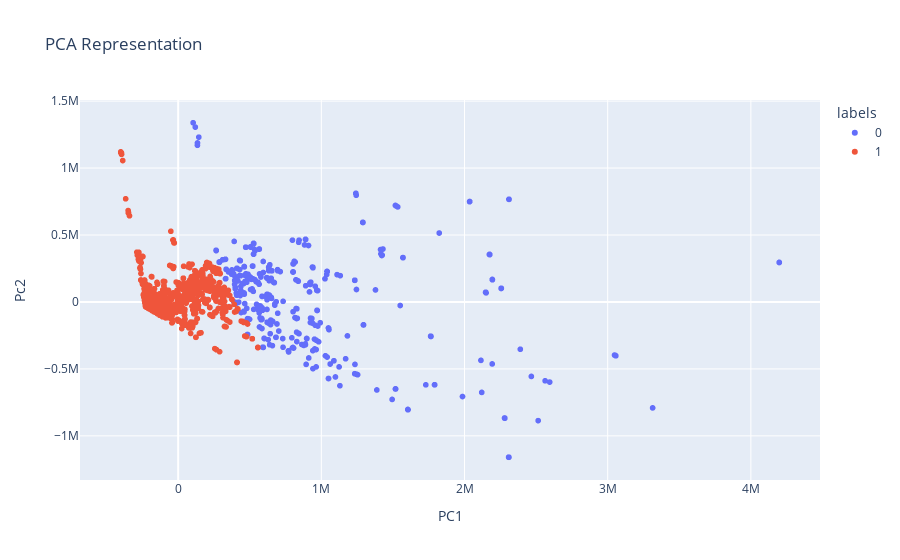
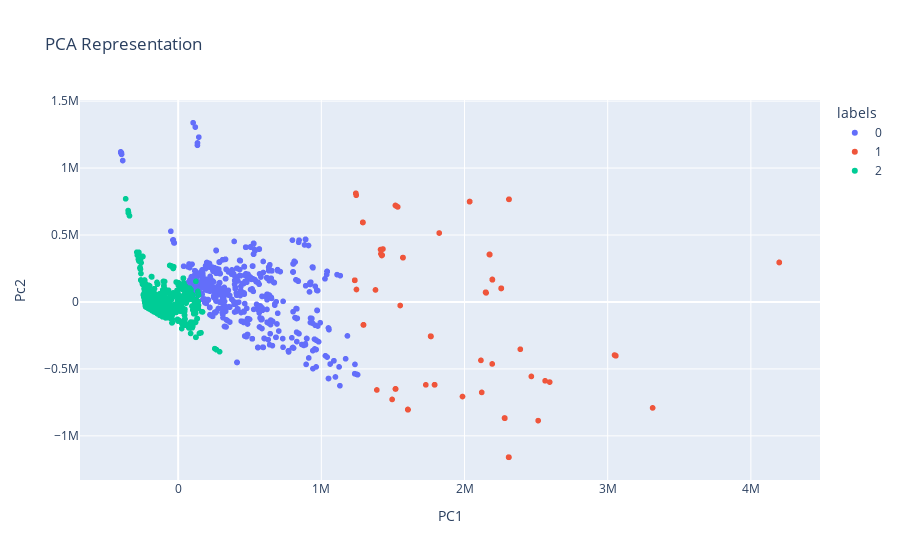
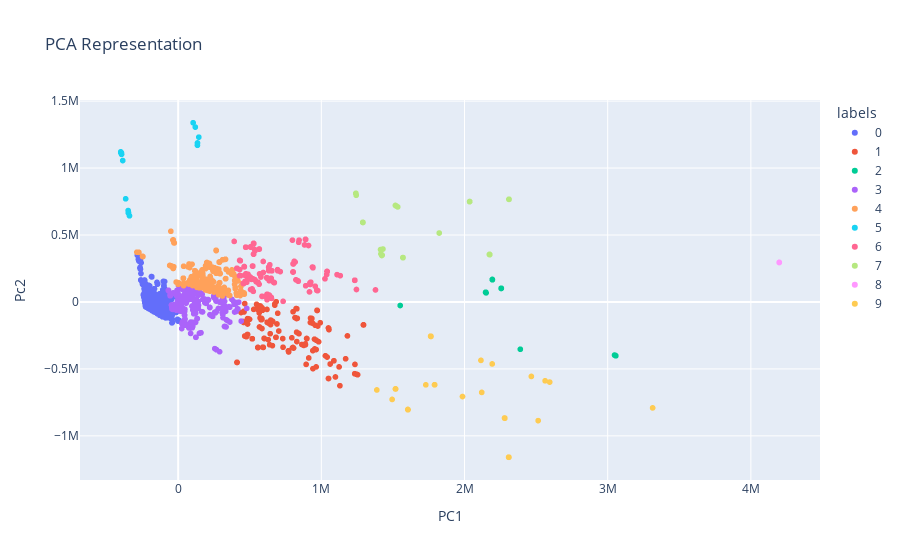

The notebook cell these images were saved under, in order:
### Markdown cell above
<div class="alert alert-block alert-warning">
<p><b>Warning:</b> If you have issues with your app launching during this project, try restarting your kernel and re-running the notebook from the beginning. Go to <b>Kernel</b> > <b>Restart Kernel and Clear All Outputs</b>.</p>
<p>If that doesn't work, close the browser window for your virtual machine, and then relaunch it from the "Overview" section of the WQU learning platform.</p> 
</div>

### Code cell
public_url = f"https://{os.environ['DW_CONTAINER_NAME']}-9000.{os.environ['DW_CONTAINER_HOST_NAME']}/"

app.run_server(host="0.0.0.0", port=9000, jupyter_server_url=public_url)

### Figure 1 — Plotly figure (JSON) as saved in the notebook; plotly's stock layout.template omitted (floating-point values rounded to 4 significant figures; data arrays with more than 128 entries replaced by an {"elided": "..."} marker saying what was removed)
{"data": [{"hovertemplate": "labels=0<br>PC1=%{x}<br>PC2=%{y}<extra></extra>", "legendgroup": "0", "marker": {"color": "#636efa", "symbol": "circle"}, "mode": "markers", "name": "0", "showlegend": true, "type": "scattergl", "x": {"elided": "549 float values"}, "xaxis": "x", "y": {"elided": "549 float values"}, "yaxis": "y"}, {"hovertemplate": "labels=1<br>PC1=%{x}<br>PC2=%{y}<extra></extra>", "legendgroup": "1", "marker": {"color": "#EF553B", "symbol": "circle"}, "mode": "markers", "name": "1", "showlegend": true, "type": "scattergl", "x": {"elided": "3869 float values"}, "xaxis": "x", "y": {"elided": "3869 float values"}, "yaxis": "y"}], "layout": {"legend": {"title": {"text": "labels"}, "tracegroupgap": 0}, "title": {"text": "PCA Representation"}, "xaxis": {"anchor": "y", "domain": [0, 1], "title": {"text": "PC1"}}, "yaxis": {"anchor": "x", "domain": [0, 1], "title": {"text": "Pc2"}}}}

### Figure 2 — Plotly figure (JSON) as saved in the notebook; plotly's stock layout.template omitted (floating-point values rounded to 4 significant figures; data arrays with more than 128 entries replaced by an {"elided": "..."} marker saying what was removed)
{"data": [{"hovertemplate": "labels=0<br>PC1=%{x}<br>PC2=%{y}<extra></extra>", "legendgroup": "0", "marker": {"color": "#636efa", "symbol": "circle"}, "mode": "markers", "name": "0", "showlegend": true, "type": "scattergl", "x": {"elided": "813 float values"}, "xaxis": "x", "y": {"elided": "813 float values"}, "yaxis": "y"}, {"hovertemplate": "labels=1<br>PC1=%{x}<br>PC2=%{y}<extra></extra>", "legendgroup": "1", "marker": {"color": "#EF553B", "symbol": "circle"}, "mode": "markers", "name": "1", "showlegend": true, "type": "scattergl", "x": [2036000.0, 2036000.0, 2036000.0, 2036000.0, 1294000.0, 1570000.0, 1570000.0, 1570000.0, 1570000.0, 2147000.0, 2149000.0, 2148000.0, 2151000.0, 2149000.0, 2036000.0, 3053000.0, 1294000.0, 1791000.0, 3050000.0, 2174000.0, 1245000.0, 1551000.0, 1570000.0, 1378000.0, 2256000.0, 2257000.0, 2175000.0, 2256000.0, 2256000.0, 1289000.0, 1289000.0, 1289000.0, 1289000.0, 1291000.0, 2390000.0, 2256000.0, 3048000.0, 2174000.0, 2176000.0, 1791000.0, 1791000.0, 1294000.0, 1791000.0, 1791000.0, 3057000.0, 3054000.0, 2176000.0, 1533000.0, 1517000.0, 1823000.0, 1525000.0, 2120000.0, 2514000.0, 1986000.0, 1730000.0, 1523000.0, 1294000.0, 1294000.0, 1518000.0, 1518000.0, 1413000.0, 2308000.0, 1518000.0, 1518000.0, 3314000.0, 1518000.0, 1425000.0, 2280000.0, 2281000.0, 2280000.0, 2282000.0, 2308000.0, 2280000.0, 1430000.0, 1422000.0, 1242000.0, 1241000.0, 4198000.0, 4198000.0, 1233000.0, 1233000.0, 1233000.0, 1233000.0, 1241000.0, 1233000.0, 4198000.0, 2310000.0, 2308000.0, 2310000.0, 1243000.0, 1241000.0, 4198000.0, 4198000.0, 1416000.0, 2311000.0, 1606000.0, 1388000.0, 2467000.0, 2595000.0, 2311000.0, 2311000.0, 2115000.0, 2311000.0, 2311000.0, 2195000.0, 1765000.0, 2194000.0, 2195000.0, 2195000.0, 1766000.0, 1765000.0, 1763000.0, 1764000.0, 2194000.0, 2563000.0, 2193000.0, 1604000.0, 1604000.0, 1494000.0], "xaxis": "x", "y": [749700.0, 749700.0, 749700.0, 749700.0, -171000.0, 331100.0, 331100.0, 331100.0, 331100.0, 71720.0, 71810.0, 72450.0, 67950.0, 71810.0, 749700.0, -399200.0, -171000.0, -618300.0, -398100.0, 354600.0, 93250.0, -26400.0, 331100.0, 89830.0, 101400.0, 102100.0, 354700.0, 101400.0, 101400.0, 594300.0, 594300.0, 594300.0, 594300.0, 593800.0, -353000.0, 101400.0, -396400.0, 354900.0, 355300.0, -618300.0, -618300.0, -171000.0, -618300.0, -618300.0, -402100.0, -400000.0, 353400.0, 709900.0, 720800.0, 514900.0, 715700.0, -675300.0, -886200.0, -706200.0, -618900.0, 717200.0, -171000.0, -171000.0, -649400.0, -649400.0, 391300.0, -1159000.0, -649400.0, -649400.0, -791000.0, -649400.0, 349700.0, -866800.0, -868400.0, -866800.0, -867700.0, -1159000.0, -866600.0, 395300.0, 347100.0, 807300.0, 811000.0, 295000.0, 295000.0, 161900.0, 161900.0, 161900.0, 161900.0, 811000.0, 161900.0, 295000.0, -1160000.0, -1159000.0, -1160000.0, 797000.0, 811100.0, 295000.0, 295000.0, 358900.0, 766600.0, -804500.0, -657100.0, -556100.0, -598400.0, 766600.0, 766600.0, -436100.0, 766600.0, 766600.0, 165900.0, -257000.0, 168300.0, 165900.0, 166400.0, -257500.0, -257200.0, -255100.0, -256700.0, 167800.0, -588800.0, -462800.0, -805200.0, -802700.0, -727900.0], "yaxis": "y"}, {"hovertemplate": "labels=2<br>PC1=%{x}<br>PC2=%{y}<extra></extra>", "legendgroup": "2", "marker": {"color": "#00cc96", "symbol": "circle"}, "mode": "markers", "name": "2", "showlegend": true, "type": "scattergl", "x": {"elided": "3486 float values"}, "xaxis": "x", "y": {"elided": "3486 float values"}, "yaxis": "y"}], "layout": {"legend": {"title": {"text": "labels"}, "tracegroupgap": 0}, "title": {"text": "PCA Representation"}, "xaxis": {"anchor": "y", "domain": [0, 1], "title": {"text": "PC1"}}, "yaxis": {"anchor": "x", "domain": [0, 1], "title": {"text": "Pc2"}}}}

### Figure 3 — Plotly figure (JSON) as saved in the notebook; plotly's stock layout.template omitted (floating-point values rounded to 4 significant figures; data arrays with more than 128 entries replaced by an {"elided": "..."} marker saying what was removed)
{"data": [{"hovertemplate": "labels=0<br>PC1=%{x}<br>PC2=%{y}<extra></extra>", "legendgroup": "0", "marker": {"color": "#636efa", "symbol": "circle"}, "mode": "markers", "name": "0", "showlegend": true, "type": "scattergl", "x": {"elided": "3112 float values"}, "xaxis": "x", "y": {"elided": "3112 float values"}, "yaxis": "y"}, {"hovertemplate": "labels=1<br>PC1=%{x}<br>PC2=%{y}<extra></extra>", "legendgroup": "1", "marker": {"color": "#EF553B", "symbol": "circle"}, "mode": "markers", "name": "1", "showlegend": true, "type": "scattergl", "x": {"elided": "188 float values"}, "xaxis": "x", "y": {"elided": "188 float values"}, "yaxis": "y"}, {"hovertemplate": "labels=2<br>PC1=%{x}<br>PC2=%{y}<extra></extra>", "legendgroup": "2", "marker": {"color": "#00cc96", "symbol": "circle"}, "mode": "markers", "name": "2", "showlegend": true, "type": "scattergl", "x": [2390000.0, 2195000.0, 2194000.0, 2256000.0, 2256000.0, 2256000.0, 2195000.0, 3053000.0, 3048000.0, 3050000.0, 3054000.0, 3057000.0, 2256000.0, 2257000.0, 2194000.0, 2149000.0, 2147000.0, 1551000.0, 2151000.0, 2148000.0, 2195000.0, 2149000.0], "xaxis": "x", "y": [-353000.0, 165900.0, 168300.0, 101400.0, 101400.0, 101400.0, 165900.0, -399200.0, -396400.0, -398100.0, -400000.0, -402100.0, 101400.0, 102100.0, 167800.0, 71810.0, 71720.0, -26400.0, 67950.0, 72450.0, 166400.0, 71810.0], "yaxis": "y"}, {"hovertemplate": "labels=3<br>PC1=%{x}<br>PC2=%{y}<extra></extra>", "legendgroup": "3", "marker": {"color": "#ab63fa", "symbol": "circle"}, "mode": "markers", "name": "3", "showlegend": true, "type": "scattergl", "x": {"elided": "469 float values"}, "xaxis": "x", "y": {"elided": "469 float values"}, "yaxis": "y"}, {"hovertemplate": "labels=4<br>PC1=%{x}<br>PC2=%{y}<extra></extra>", "legendgroup": "4", "marker": {"color": "#FFA15A", "symbol": "circle"}, "mode": "markers", "name": "4", "showlegend": true, "type": "scattergl", "x": {"elided": "323 float values"}, "xaxis": "x", "y": {"elided": "323 float values"}, "yaxis": "y"}, {"hovertemplate": "labels=5<br>PC1=%{x}<br>PC2=%{y}<extra></extra>", "legendgroup": "5", "marker": {"color": "#19d3f3", "symbol": "circle"}, "mode": "markers", "name": "5", "showlegend": true, "type": "scattergl", "x": [-400900.0, -396400.0, -395600.0, -401100.0, -387300.0, 144100.0, 134900.0, 134500.0, -347000.0, -366900.0, -349500.0, -340100.0, -348400.0, 104300.0, 119800.0], "xaxis": "x", "y": [1115000.0, 1115000.0, 1102000.0, 1121000.0, 1056000.0, 1231000.0, 1188000.0, 1170000.0, 668400.0, 770400.0, 682700.0, 643400.0, 665700.0, 1338000.0, 1306000.0], "yaxis": "y"}, {"hovertemplate": "labels=6<br>PC1=%{x}<br>PC2=%{y}<extra></extra>", "legendgroup": "6", "marker": {"color": "#FF6692", "symbol": "circle"}, "mode": "markers", "name": "6", "showlegend": true, "type": "scattergl", "x": {"elided": "204 float values"}, "xaxis": "x", "y": {"elided": "204 float values"}, "yaxis": "y"}, {"hovertemplate": "labels=7<br>PC1=%{x}<br>PC2=%{y}<extra></extra>", "legendgroup": "7", "marker": {"color": "#B6E880", "symbol": "circle"}, "mode": "markers", "name": "7", "showlegend": true, "type": "scattergl", "x": [2311000.0, 1242000.0, 2311000.0, 1525000.0, 1823000.0, 1517000.0, 1241000.0, 1241000.0, 1291000.0, 1243000.0, 2311000.0, 2311000.0, 2311000.0, 1416000.0, 1413000.0, 1425000.0, 1430000.0, 1422000.0, 1570000.0, 1570000.0, 1570000.0, 2036000.0, 2036000.0, 1241000.0, 2036000.0, 2036000.0, 1570000.0, 1570000.0, 2174000.0, 2175000.0, 2174000.0, 2176000.0, 2176000.0, 1533000.0, 1289000.0, 1289000.0, 1289000.0, 1289000.0, 2036000.0, 1523000.0], "xaxis": "x", "y": [766600.0, 807300.0, 766600.0, 715700.0, 514900.0, 720800.0, 811000.0, 811000.0, 593800.0, 797000.0, 766600.0, 766600.0, 766600.0, 358900.0, 391300.0, 349700.0, 395300.0, 347100.0, 331100.0, 331100.0, 331100.0, 749700.0, 749700.0, 811100.0, 749700.0, 749700.0, 331100.0, 331100.0, 354600.0, 354700.0, 354900.0, 353400.0, 355300.0, 709900.0, 594300.0, 594300.0, 594300.0, 594300.0, 749700.0, 717200.0], "yaxis": "y"}, {"hovertemplate": "labels=8<br>PC1=%{x}<br>PC2=%{y}<extra></extra>", "legendgroup": "8", "marker": {"color": "#FF97FF", "symbol": "circle"}, "mode": "markers", "name": "8", "showlegend": true, "type": "scattergl", "x": [4198000.0, 4198000.0, 4198000.0, 4198000.0, 4198000.0], "xaxis": "x", "y": [295000.0, 295000.0, 295000.0, 295000.0, 295000.0], "yaxis": "y"}, {"hovertemplate": "labels=9<br>PC1=%{x}<br>PC2=%{y}<extra></extra>", "legendgroup": "9", "marker": {"color": "#FECB52", "symbol": "circle"}, "mode": "markers", "name": "9", "showlegend": true, "type": "scattergl", "x": [1765000.0, 1763000.0, 1764000.0, 2280000.0, 2281000.0, 2280000.0, 2282000.0, 2595000.0, 1766000.0, 2120000.0, 1791000.0, 1791000.0, 1791000.0, 1791000.0, 1791000.0, 2280000.0, 1765000.0, 1606000.0, 1604000.0, 2115000.0, 2563000.0, 2193000.0, 2310000.0, 2308000.0, 2310000.0, 2308000.0, 2308000.0, 3314000.0, 1518000.0, 1518000.0, 1518000.0, 1518000.0, 2514000.0, 1986000.0, 1730000.0, 1604000.0, 1388000.0, 1494000.0, 2467000.0, 1518000.0], "xaxis": "x", "y": [-257200.0, -255100.0, -256700.0, -866800.0, -868400.0, -866800.0, -867700.0, -598400.0, -257500.0, -675300.0, -618300.0, -618300.0, -618300.0, -618300.0, -618300.0, -866600.0, -257000.0, -804500.0, -802700.0, -436100.0, -588800.0, -462800.0, -1160000.0, -1159000.0, -1160000.0, -1159000.0, -1159000.0, -791000.0, -649400.0, -649400.0, -649400.0, -649400.0, -886200.0, -706200.0, -618900.0, -805200.0, -657100.0, -727900.0, -556100.0, -649400.0], "yaxis": "y"}], "layout": {"legend": {"title": {"text": "labels"}, "tracegroupgap": 0}, "title": {"text": "PCA Representation"}, "xaxis": {"anchor": "y", "domain": [0, 1], "title": {"text": "PC1"}}, "yaxis": {"anchor": "x", "domain": [0, 1], "title": {"text": "Pc2"}}}}
